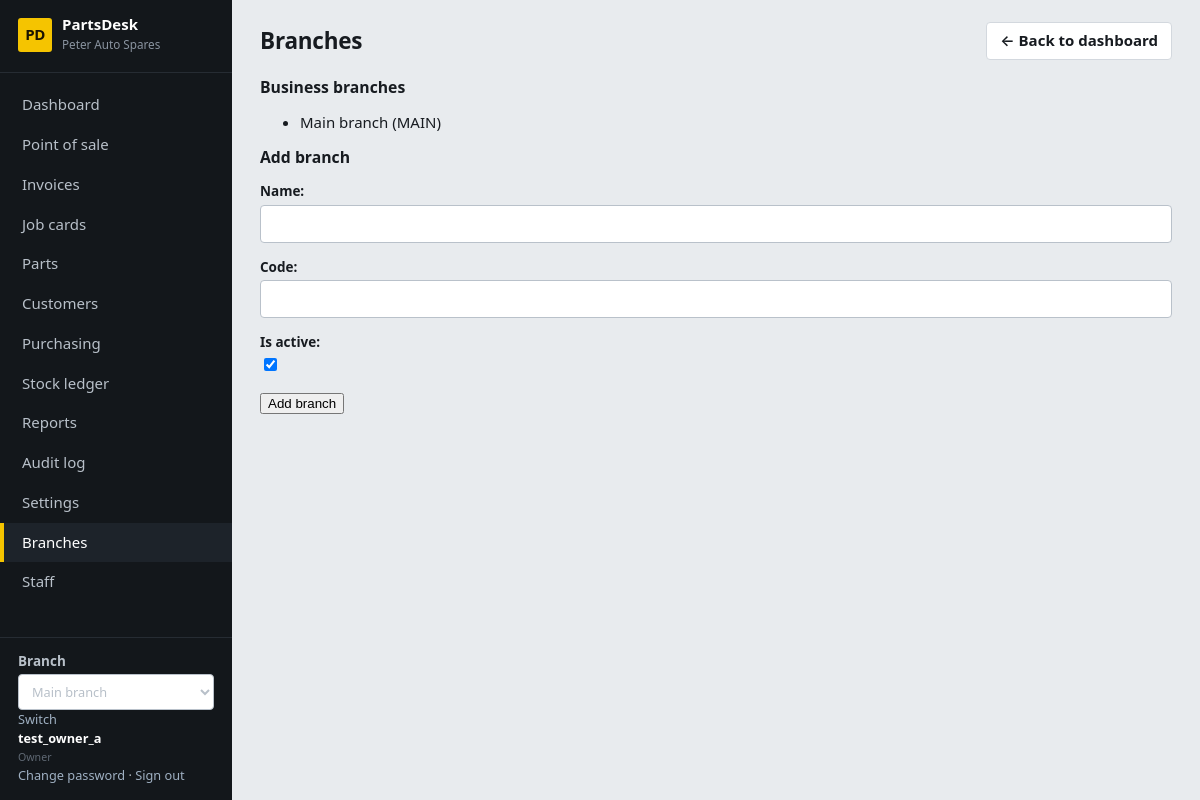
Page /branches/ (signed in) on the committed database.
### core/models.py (models this page shows, shortened)
class ShopSettings(TrackedModel):
    tenant = models.OneToOneField(Tenant, on_delete=models.CASCADE, related_name="settings")
    shop_name = models.CharField(max_length=120, default="My Spare Parts Shop")
    address = models.TextField(blank=True)
    phone = models.CharField(max_length=60, blank=True)
    email = models.EmailField(blank=True)
    tax_id = models.CharField("Tax / TPIN number", max_length=60, blank=True)
    currency_symbol = models.CharField(max_length=8, default="$")
    tax_name = models.CharField(max_length=20, default="VAT")
    tax_rate = models.DecimalField("Tax rate %", max_digits=5, decimal_places=2, default=Decimal("0"))
    prices_include_tax = models.BooleanField(default=True, help_text="Untick if prices are entered before tax.")
    counter_max_discount = models.DecimalField(
        "Max discount % for counter staff", max_digits=5, decimal_places=2, default=Decimal("10"),
        help_text="Managers and the owner can exceed this.")
    default_labour_rate = models.DecimalField("Default labour rate per hour", max_digits=10, decimal_places=2, default=Decimal("0"))
    invoice_footer = models.CharField(max_length=200, blank=True, default="Thank you for your business.")
    class Meta:
        verbose_name_plural = "shop settings"
    @classmethod
    def get(cls, tenant):
        obj, _ = cls.objects.get_or_create(tenant=tenant)
        return obj

class User(AbstractUser):
    class Role(models.TextChoices):
        OWNER = "owner", "Owner"
        MANAGER = "manager", "Manager"
        COUNTER = "counter", "Counter sales"
        MECHANIC = "mechanic", "Mechanic"
        STOREKEEPER = "storekeeper", "Storekeeper"
    role = models.CharField(max_length=20, choices=Role.choices, default=Role.COUNTER)
    tenant = models.ForeignKey(Tenant, null=True, blank=True, on_delete=models.PROTECT, related_name="users")
    branches = models.ManyToManyField(Branch, blank=True, related_name="staff")
    @property
    def display_name(self):
        return self.get_full_name() or self.username

class Branch(TrackedModel):
    tenant = models.ForeignKey(Tenant, on_delete=models.PROTECT, related_name="branches")
    name = models.CharField(max_length=120)
    code = models.CharField(max_length=16)
    is_active = models.BooleanField(default=True)
    class Meta:
        constraints = [models.UniqueConstraint(fields=["tenant", "code"], name="branch_tenant_code")]
        ordering = ["name"]

### core/views.py (the view, shortened to what this page needs)
# urls.py: path("branches/", views.branches, name="branches"),
@role_required(OWNER_ONLY)
def branches(request):
    form = BranchForm(request.POST or None)
    return render(request, "core/branches.html", {"page_title": "Branches", "form": form,
            "all_branches": Branch.objects.filter(tenant=request.tenant)})

### core/views.py
class BranchForm(forms.ModelForm):
    class Meta:
        model = Branch
        fields = ["name", "code", "is_active"]

### core/audit.py (called while the page is built)
@contextmanager
def audit_context(**values):
    token = _current.set(dict(_current.get(), **values))
    try:
        yield
    finally:
        _current.reset(token)

def metadata(request):
    try:
        address = str(ip_address(request.META.get('REMOTE_ADDR', '')))
    except ValueError:
        address = None
    match = request.resolver_match
    return dict(request_id=request.audit_request_id, ip_address=address,
                route=(match.view_name if match else 'unmatched')[:100], method=request.method[:10])

### core/context.py (called while the page is built)
def shop(request):
    if not request.user.is_authenticated:
        return {}
    if request.branch is None:
        return {"shop": None, "nav": [], "branches": [], "active_branch": None}
    items = []
    for label, name, roles in NAV:
        if roles is None or request.user.role in roles:
            url = reverse(name)
            active = request.path == url if url == "/" else request.path.startswith(url)
            items.append({"label": label, "url": url, "active": active})
    return {"shop": ShopSettings.get(request.tenant), "nav": items,
            "branches": allowed_branches(request.user), "active_branch": request.branch}

### core/models.py (called while the page is built)
    def save(self, *args, **kwargs):
        if not self._state.adding:
            raise ValueError("Audit records cannot be edited.")
        return super().save(*args, **kwargs)

### core/navigation.py (called while the page is built)
def page_back_link(request):
    if request is None or not request.user.is_authenticated:
        return None
    match = request.resolver_match
    name = match.url_name if match else None
    if name == 'dashboard':
        return None
    kwargs = {}
    if name == 'vehicle_create':
        if 'pk' in match.kwargs:
            target, label = 'customer_detail', 'Back to customer'
            kwargs = {'pk': match.kwargs['pk']}
        else:
            target, label = 'vehicle_list', 'Back to vehicles'
    elif name in RECORD_PARENTS:
        target, label = RECORD_PARENTS[name]
        kwargs = {'pk': match.kwargs['pk']}
    else:
        target, label = PARENTS.get(name, ('dashboard', 'Back to dashboard'))
    return {'url': reverse(target, kwargs=kwargs), 'label': label}

### core/templatetags/ui.py (called while the page is built)
@register.simple_tag(takes_context=True)
def page_back_link(context):
    from core.navigation import page_back_link as destination
    return destination(context.get("request"))

### templates/core/branches.html
{% extends "base.html" %}
{% block content %}
<h2>Business branches</h2>
<ul>{% for branch in all_branches %}<li>{{ branch.name }} ({{ branch.code }}){% if not branch.is_active %} — inactive{% endif %}</li>{% endfor %}</ul>
<h2>Add branch</h2><form method="post">{% csrf_token %}{{ form.as_p }}<button type="submit">Add branch</button></form>
{% endblock %}

### templates/base.html (shortened to what this page needs)
{% load static ui %}<!doctype html>
<html lang="en">
<head>
<link rel="stylesheet" href="{% static 'css/app.css' %}">
</head>
<body data-print-log-url="{% url 'log_print_request' %}" {% if auto_print %}data-autoprint="1"{% endif %}>
<div class="app">
  <aside class="side no-print">
    <div class="brand"><span class="brand-mark">PD</span><div><strong>PartsDesk</strong><small>{{ shop.shop_name }}</small></div></div>
    <nav>{% for item in nav %}<a href="{{ item.url }}" class="{% if item.active %}on{% endif %}">{{ item.label }}</a>{% endfor %}</nav>
    <div class="who">
      {% if branches %}<form method="post" action="{% url 'switch_branch' %}">{% csrf_token %}
      <label for="branch-select">Branch</label><select id="branch-select" name="branch_id" onchange="this.form.submit()">
      {% for b in branches %}<option value="{{ b.pk }}" {% if b.pk == active_branch.pk %}selected{% endif %}>{{ b.name }}</option>{% endfor %}
      </select><button type="submit">Switch</button></form>{% endif %}
      <strong>{{ user.display_name }}</strong><small>{{ user.get_role_display }}</small><br>
      <a href="{% url 'password_change' %}">Change password</a> ·
      <form method="post" action="{% url 'logout' %}">{% csrf_token %}<button type="submit">Sign out</button></form>
    </div>
  </aside>
  <main class="main">
    <header class="top"><h1>{% block page_heading %}{{ page_title }}{% endblock %}</h1><div class="actions">{% page_back_link as back %}{% if back %}<a class="btn no-print" href="{{ back.url }}" aria-label="{{ back.label }}">&larr; {{ back.label }}</a>{% endif %}{% block actions %}{% endblock %}</div></header>
    {% block content %}{% endblock %}
  </main>
</div>
</body>
</html>

### static/css/app.css (style rules this page uses)
:root { --bg:#e8ebee; --panel:#fff; --ink:#171b20; --muted:#5f6873; --line:#d3d8de; --line-soft:#e6e9ed; --side:#13171b; --side-ink:#b8c0c9; --hi:#f5c400; --hi-ink:#1a1400; --ok:#1f7a3a; --warn:#a15c00; --bad:#b42323; --info:#1a5fb4; --mono:ui-monospace,SFMono-Regular,Menlo,Consolas,"Liberation Mono",monospace; }
* { box-sizing:border-box }
html { font-size:15px }
body { margin:0;background:var(--bg);color:var(--ink);font-family:"Segoe UI",system-ui,-apple-system,Roboto,"Helvetica Neue",Arial,sans-serif;line-height:1.45 }
a { color:var(--info);text-decoration:none }
h1,h2,h3 { margin:0;line-height:1.2 }
h2 { font-size:1.05rem }
small,.muted { color:var(--muted) }
.app { display:grid;grid-template-columns:232px 1fr;min-height:100vh }
.side { background:var(--side);color:var(--side-ink);display:flex;flex-direction:column;padding:16px 0;position:sticky;top:0;height:100vh }
.brand { display:flex;gap:10px;align-items:center;padding:0 18px 18px;border-bottom:1px solid #262c33 }
.brand-mark { background:var(--hi);color:var(--hi-ink);font-weight:800;border-radius:3px;width:34px;height:34px;display:grid;place-items:center;letter-spacing:-.5px }
.brand strong { color:#fff;display:block;line-height:1.1 }
.brand small { color:#8a94a0;font-size:.78rem }
.side nav { display:flex;flex-direction:column;padding:12px 0;flex:1;overflow:auto }
.side nav a { color:var(--side-ink);padding:9px 18px;border-left:4px solid transparent;font-weight:500 }
.side nav a.on { border-left-color:var(--hi);background:#1d232a;color:#fff }
.who { padding:14px 18px 0;border-top:1px solid #262c33;font-size:.85rem }
.who strong { color:#fff;display:block }
.who a,.who button { color:#9fb0c2;background:none;border:0;padding:0;font:inherit;cursor:pointer }
.who form { display:inline }
.main { padding:22px 28px 40px;min-width:0 }
.top { display:flex;justify-content:space-between;align-items:center;gap:16px;margin-bottom:18px;flex-wrap:wrap }
.top h1 { font-size:1.5rem;letter-spacing:-.01em }
.actions { display:flex;gap:8px;flex-wrap:wrap }
.btn,button.btn { display:inline-flex;align-items:center;gap:6px;padding:7px 13px;border:1px solid var(--line);border-radius:4px;background:#fff;color:var(--ink);font:inherit;font-weight:600;cursor:pointer;text-decoration:none }
input,select,textarea { font:inherit;color:inherit;padding:7px 9px;border:1px solid #b9c1ca;border-radius:4px;background:#fff;width:100%;min-width:0 }
input[type=checkbox] { width:auto }
label { font-weight:600;font-size:.9rem;display:block;margin-bottom:3px }

### rows in the picture
ShopSettings: shop_name "Peter Auto Spares"
User: display_name "test_owner_a", role "Owner"
Branch: name "Main branch", code "MAIN"

### other values in the picture
{{ item.label }} "Dashboard" "Point of sale" "Invoices" "Job cards" "Parts" "Customers" "Purchasing" "Stock ledger" "Reports" "Audit log" "Settings" "Branches" "Staff"
{{ page_title }} "Branches"
{{ back.label }} "Back to dashboard"
form field branch_id "Main branch"
